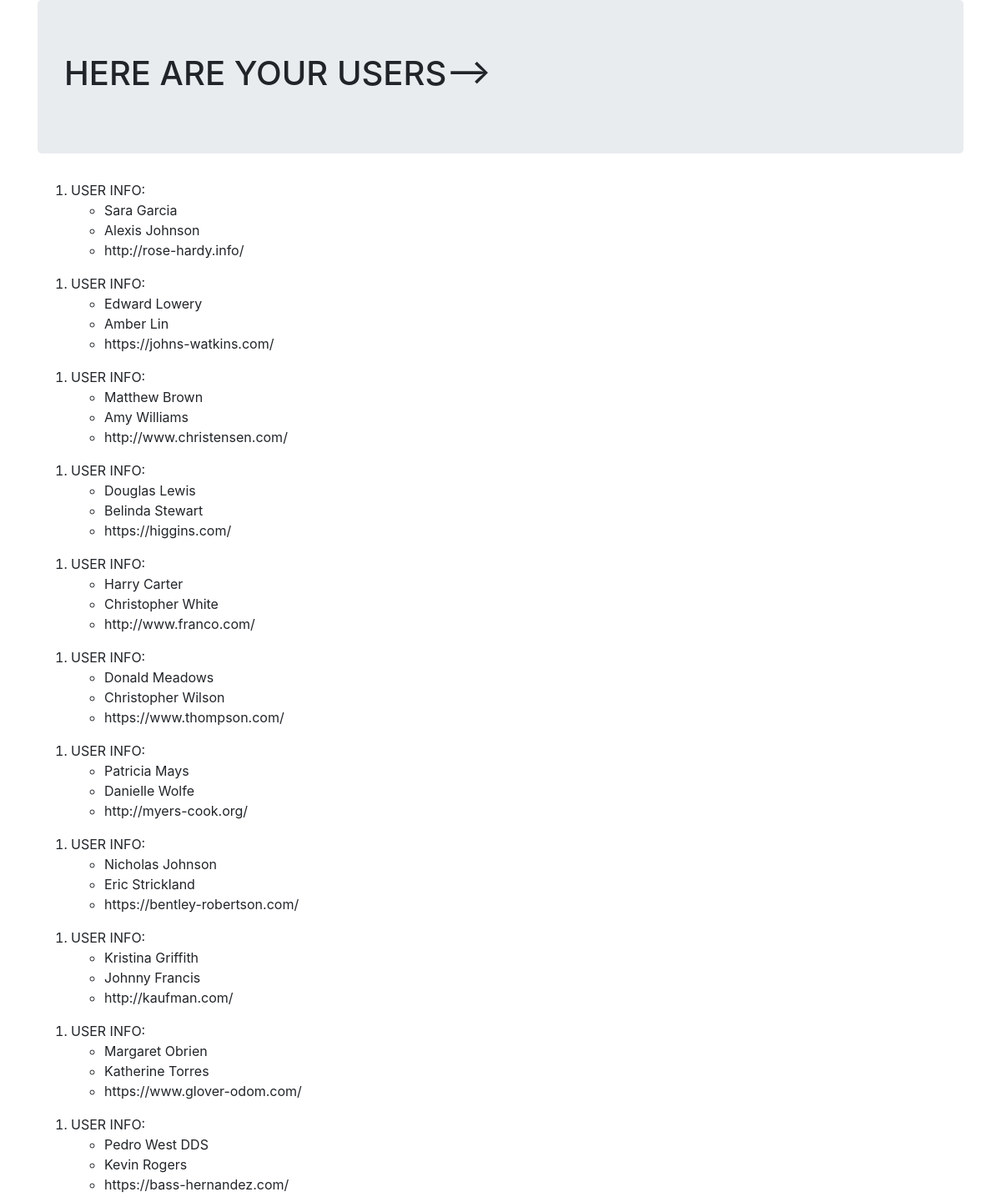
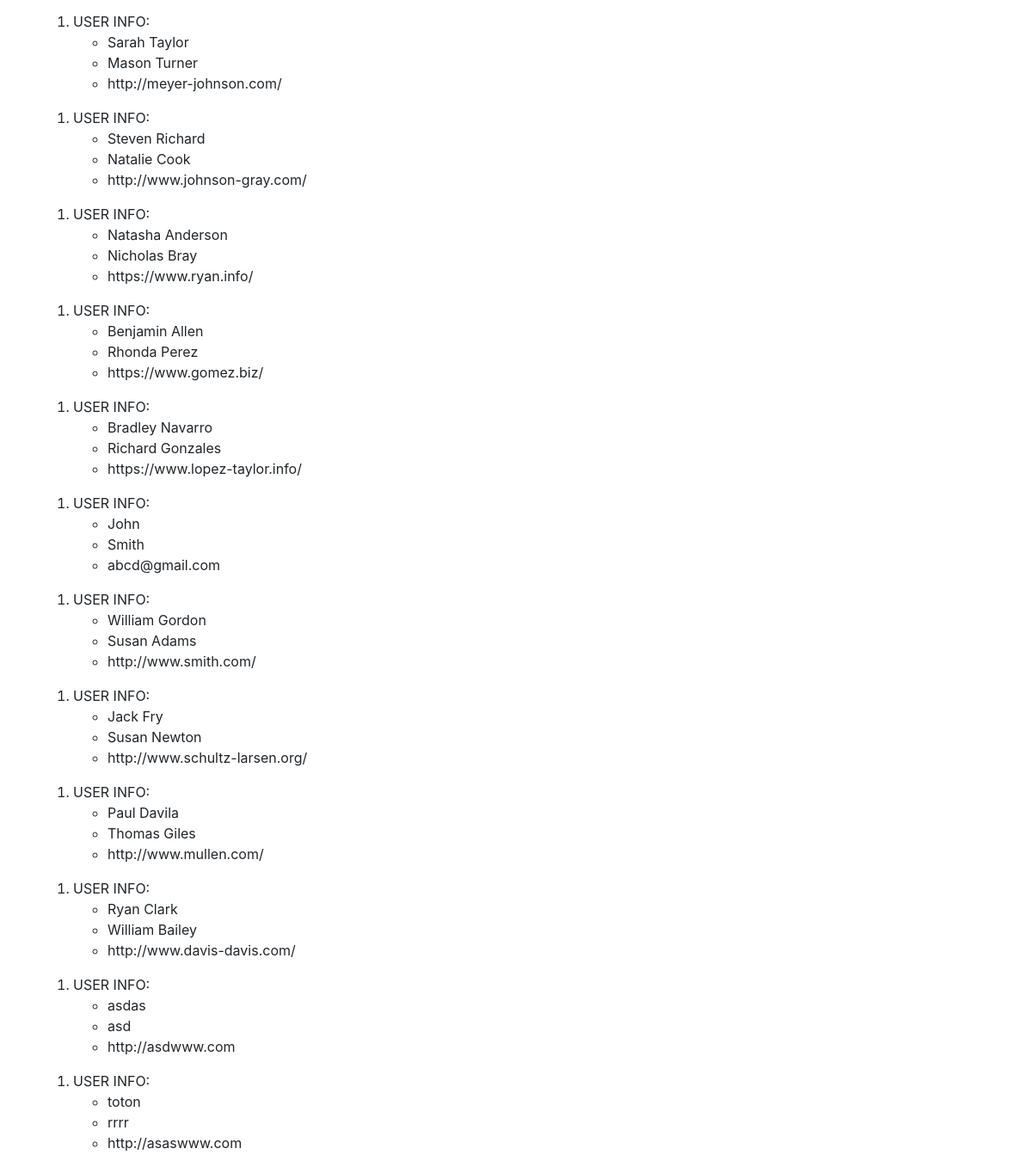
The page /user/ on the database its author committed (2 pictures, top to bottom).
### second_app/models.py (models this page shows, shortened)
class User(models.Model):
    First_name = models.CharField(max_length=100,unique=True)
    Last_name = models.CharField(max_length = 100)
    Urls = models.URLField(unique=True)

### second_app/views.py (the view)
# urls.py: path('user/',views.user,name='user'),
def user(request):
    s = md.User.objects.order_by('Last_name')
    user_list = {'user':s}
    return render(request,'second_app/user.html',context=user_list)

### templates/second_app/user.html (shortened to what this page needs)
<!DOCTYPE html>
<html lang="en">
<head>
    <link rel="stylesheet" href="https://maxcdn.bootstrapcdn.com/bootstrap/4.0.0/css/bootstrap.min.css">
</head>
<body>
    <div class="container">
        <div class="jumbotron">
            <h1> HERE ARE YOUR USERS--> </h1>
        </div>
        <div class='User_list'>
            {% if user %} {% for i in user %}
            <ol>
                <li>USER INFO:
                    <ul>
                        <li>{{ i.First_name }}</li>
                        <li>{{ i.Last_name }}</li>
                        <li>{{ i.Urls }}</li>
                    </ul>
                </li>
            </ol>
            {% endfor %} {% else %}
            <p>NO USER FOUND</p>
            {% endif %}
        </div>
    </div>
</body>
</html>

### rows shown on the page
User: First_name "Sara Garcia", Last_name "Alexis Johnson", Urls "http://rose-hardy.info/"
User: First_name "Edward Lowery", Last_name "Amber Lin", Urls "https://johns-watkins.com/"
User: First_name "Matthew Brown", Last_name "Amy Williams", Urls "http://www.christensen.com/"
User: First_name "Douglas Lewis", Last_name "Belinda Stewart", Urls "https://higgins.com/"
User: First_name "Harry Carter", Last_name "Christopher White", Urls "http://www.franco.com/"
User: First_name "Donald Meadows", Last_name "Christopher Wilson", Urls "https://www.thompson.com/"
User: First_name "Patricia Mays", Last_name "Danielle Wolfe", Urls "http://myers-cook.org/"
User: First_name "Nicholas Johnson", Last_name "Eric Strickland", Urls "https://bentley-robertson.com/"
User: First_name "Kristina Griffith", Last_name "Johnny Francis", Urls "http://kaufman.com/"
User: First_name "Margaret Obrien", Last_name "Katherine Torres", Urls "https://www.glover-odom.com/"
User: First_name "Pedro West DDS", Last_name "Kevin Rogers", Urls "https://bass-hernandez.com/"
User: First_name "Sarah Taylor", Last_name "Mason Turner", Urls "http://meyer-johnson.com/"
User: First_name "Steven Richard", Last_name "Natalie Cook", Urls "http://www.johnson-gray.com/"
User: First_name "Natasha Anderson", Last_name "Nicholas Bray", Urls "https://www.ryan.info/"
User: First_name "Benjamin Allen", Last_name "Rhonda Perez", Urls "https://www.gomez.biz/"
User: First_name "Bradley Navarro", Last_name "Richard Gonzales", Urls "https://www.lopez-taylor.info/"
User: First_name "John", Last_name "Smith", Urls "abcd@gmail.com"
User: First_name "William Gordon", Last_name "Susan Adams", Urls "http://www.smith.com/"
User: First_name "Jack Fry", Last_name "Susan Newton", Urls "http://www.schultz-larsen.org/"
User: First_name "Paul Davila", Last_name "Thomas Giles", Urls "http://www.mullen.com/"
User: First_name "Ryan Clark", Last_name "William Bailey", Urls "http://www.davis-davis.com/"
User: First_name "asdas", Last_name "asd", Urls "http://asdwww.com"
User: First_name "toton", Last_name "rrrr", Urls "http://asaswww.com"
